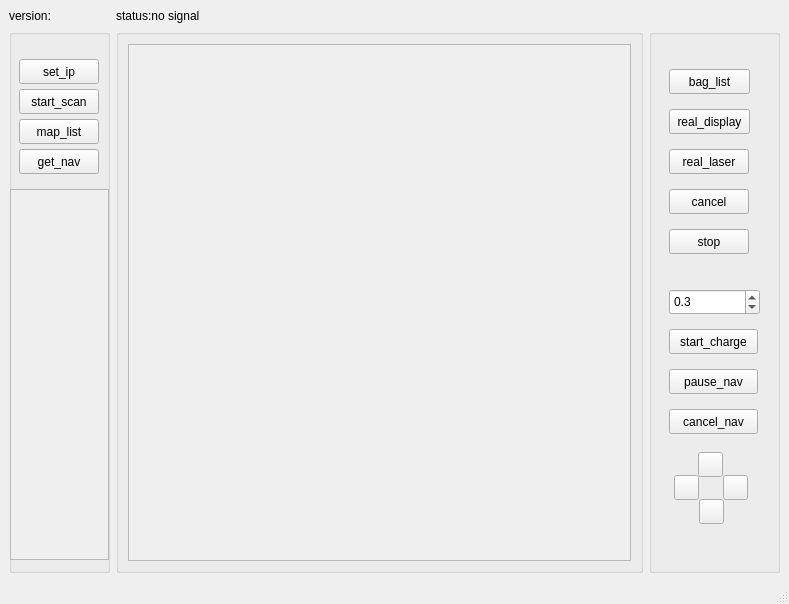
<?xml version="1.0" encoding="UTF-8"?>
<ui version="4.0">
 <class>MainWindow</class>
 <widget class="QMainWindow" name="MainWindow">
  <property name="geometry">
   <rect>
    <x>0</x>
    <y>0</y>
    <width>789</width>
    <height>604</height>
   </rect>
  </property>
  <property name="windowTitle">
   <string>MainWindow</string>
  </property>
  <widget class="QWidget" name="centralwidget">
   <layout class="QGridLayout" name="gridLayout">
    <item row="0" column="0">
     <widget class="QLabel" name="le_version">
      <property name="maximumSize">
       <size>
        <width>16777215</width>
        <height>20</height>
       </size>
      </property>
      <property name="text">
       <string>version:</string>
      </property>
     </widget>
    </item>
    <item row="1" column="2">
     <widget class="QGroupBox" name="gb_right">
      <property name="minimumSize">
       <size>
        <width>131</width>
        <height>541</height>
       </size>
      </property>
      <property name="maximumSize">
       <size>
        <width>131</width>
        <height>16777215</height>
       </size>
      </property>
      <property name="title">
       <string/>
      </property>
      <widget class="QPushButton" name="pb_down">
       <property name="geometry">
        <rect>
         <x>50</x>
         <y>470</y>
         <width>25</width>
         <height>25</height>
        </rect>
       </property>
       <property name="text">
        <string/>
       </property>
      </widget>
      <widget class="QPushButton" name="pb_left">
       <property name="geometry">
        <rect>
         <x>25</x>
         <y>446</y>
         <width>25</width>
         <height>25</height>
        </rect>
       </property>
       <property name="text">
        <string/>
       </property>
      </widget>
      <widget class="QPushButton" name="pb_right">
       <property name="geometry">
        <rect>
         <x>74</x>
         <y>446</y>
         <width>25</width>
         <height>25</height>
        </rect>
       </property>
       <property name="text">
        <string/>
       </property>
      </widget>
      <widget class="QPushButton" name="pb_up">
       <property name="geometry">
        <rect>
         <x>49</x>
         <y>423</y>
         <width>25</width>
         <height>25</height>
        </rect>
       </property>
       <property name="text">
        <string/>
       </property>
      </widget>
      <widget class="QDoubleSpinBox" name="sp_zoom">
       <property name="geometry">
        <rect>
         <x>20</x>
         <y>260</y>
         <width>91</width>
         <height>26</height>
        </rect>
       </property>
       <property name="decimals">
        <number>1</number>
       </property>
       <property name="minimum">
        <double>0.100000000000000</double>
       </property>
       <property name="maximum">
        <double>2.000000000000000</double>
       </property>
       <property name="singleStep">
        <double>0.100000000000000</double>
       </property>
       <property name="value">
        <double>0.300000000000000</double>
       </property>
      </widget>
      <widget class="QPushButton" name="pb_real_display">
       <property name="geometry">
        <rect>
         <x>20</x>
         <y>80</y>
         <width>81</width>
         <height>25</height>
        </rect>
       </property>
       <property name="text">
        <string>real_display</string>
       </property>
      </widget>
      <widget class="QPushButton" name="pb_pasue_nav">
       <property name="geometry">
        <rect>
         <x>20</x>
         <y>340</y>
         <width>89</width>
         <height>25</height>
        </rect>
       </property>
       <property name="text">
        <string>pause_nav</string>
       </property>
      </widget>
      <widget class="QPushButton" name="pb_cancel">
       <property name="geometry">
        <rect>
         <x>20</x>
         <y>160</y>
         <width>80</width>
         <height>25</height>
        </rect>
       </property>
       <property name="text">
        <string>cancel</string>
       </property>
      </widget>
      <widget class="QPushButton" name="pb_save">
       <property name="geometry">
        <rect>
         <x>20</x>
         <y>200</y>
         <width>80</width>
         <height>25</height>
        </rect>
       </property>
       <property name="text">
        <string>stop</string>
       </property>
      </widget>
      <widget class="QPushButton" name="pb_charge">
       <property name="geometry">
        <rect>
         <x>20</x>
         <y>300</y>
         <width>89</width>
         <height>25</height>
        </rect>
       </property>
       <property name="text">
        <string>start_charge</string>
       </property>
      </widget>
      <widget class="QPushButton" name="pb_bag_list">
       <property name="geometry">
        <rect>
         <x>20</x>
         <y>40</y>
         <width>81</width>
         <height>25</height>
        </rect>
       </property>
       <property name="text">
        <string>bag_list</string>
       </property>
      </widget>
      <widget class="QPushButton" name="pb_real_laser_phit">
       <property name="geometry">
        <rect>
         <x>20</x>
         <y>120</y>
         <width>80</width>
         <height>25</height>
        </rect>
       </property>
       <property name="text">
        <string>real_laser</string>
       </property>
      </widget>
      <widget class="QPushButton" name="pb_cancel_nav">
       <property name="geometry">
        <rect>
         <x>20</x>
         <y>380</y>
         <width>89</width>
         <height>25</height>
        </rect>
       </property>
       <property name="text">
        <string>cancel_nav</string>
       </property>
      </widget>
     </widget>
    </item>
    <item row="1" column="1">
     <widget class="QGroupBox" name="gb_map">
      <property name="minimumSize">
       <size>
        <width>521</width>
        <height>541</height>
       </size>
      </property>
      <property name="title">
       <string/>
      </property>
      <layout class="QHBoxLayout" name="horizontalLayout">
       <item>
        <widget class="QScrollArea" name="scrollArea">
         <property name="minimumSize">
          <size>
           <width>500</width>
           <height>500</height>
          </size>
         </property>
         <property name="maximumSize">
          <size>
           <width>1677215</width>
           <height>1677215</height>
          </size>
         </property>
         <property name="verticalScrollBarPolicy">
          <enum>Qt::ScrollBarAsNeeded</enum>
         </property>
         <property name="horizontalScrollBarPolicy">
          <enum>Qt::ScrollBarAsNeeded</enum>
         </property>
         <property name="widgetResizable">
          <bool>false</bool>
         </property>
         <widget class="QWidget" name="scrollAreaWidgetContents">
          <property name="geometry">
           <rect>
            <x>0</x>
            <y>0</y>
            <width>475</width>
            <height>475</height>
           </rect>
          </property>
          <layout class="QHBoxLayout" name="horizontalLayout_2">
           <item>
            <widget class="QMyLabel" name="le_map">
             <property name="text">
              <string/>
             </property>
            </widget>
           </item>
          </layout>
         </widget>
        </widget>
       </item>
      </layout>
     </widget>
    </item>
    <item row="1" column="0">
     <widget class="QGroupBox" name="gb_left">
      <property name="minimumSize">
       <size>
        <width>101</width>
        <height>541</height>
       </size>
      </property>
      <property name="maximumSize">
       <size>
        <width>101</width>
        <height>16777215</height>
       </size>
      </property>
      <property name="title">
       <string/>
      </property>
      <widget class="QPushButton" name="pb_nav_list">
       <property name="geometry">
        <rect>
         <x>10</x>
         <y>120</y>
         <width>80</width>
         <height>25</height>
        </rect>
       </property>
       <property name="text">
        <string>get_nav</string>
       </property>
      </widget>
      <widget class="QPushButton" name="pb_get_map_list">
       <property name="geometry">
        <rect>
         <x>10</x>
         <y>90</y>
         <width>80</width>
         <height>25</height>
        </rect>
       </property>
       <property name="text">
        <string>map_list</string>
       </property>
      </widget>
      <widget class="QPushButton" name="pb_setip">
       <property name="geometry">
        <rect>
         <x>10</x>
         <y>30</y>
         <width>80</width>
         <height>25</height>
        </rect>
       </property>
       <property name="text">
        <string>set_ip</string>
       </property>
      </widget>
      <widget class="QPushButton" name="pb_start_scan_map">
       <property name="geometry">
        <rect>
         <x>10</x>
         <y>60</y>
         <width>80</width>
         <height>25</height>
        </rect>
       </property>
       <property name="text">
        <string>start_scan</string>
       </property>
      </widget>
      <widget class="QScrollArea" name="scrollArea_2">
       <property name="geometry">
        <rect>
         <x>1</x>
         <y>160</y>
         <width>99</width>
         <height>371</height>
        </rect>
       </property>
       <property name="widgetResizable">
        <bool>true</bool>
       </property>
       <widget class="QWidget" name="sa_nav">
        <property name="geometry">
         <rect>
          <x>0</x>
          <y>0</y>
          <width>97</width>
          <height>369</height>
         </rect>
        </property>
        <property name="minimumSize">
         <size>
          <width>0</width>
          <height>0</height>
         </size>
        </property>
       </widget>
      </widget>
     </widget>
    </item>
    <item row="0" column="1">
     <widget class="QLabel" name="le_scan_status">
      <property name="maximumSize">
       <size>
        <width>16777215</width>
        <height>20</height>
       </size>
      </property>
      <property name="text">
       <string>status:no signal</string>
      </property>
     </widget>
    </item>
   </layout>
  </widget>
  <widget class="QStatusBar" name="statusbar"/>
 </widget>
 <customwidgets>
  <customwidget>
   <class>QMyLabel</class>
   <extends>QLabel</extends>
   <header>qmylabel.h</header>
  </customwidget>
 </customwidgets>
 <resources/>
 <connections/>
</ui>
